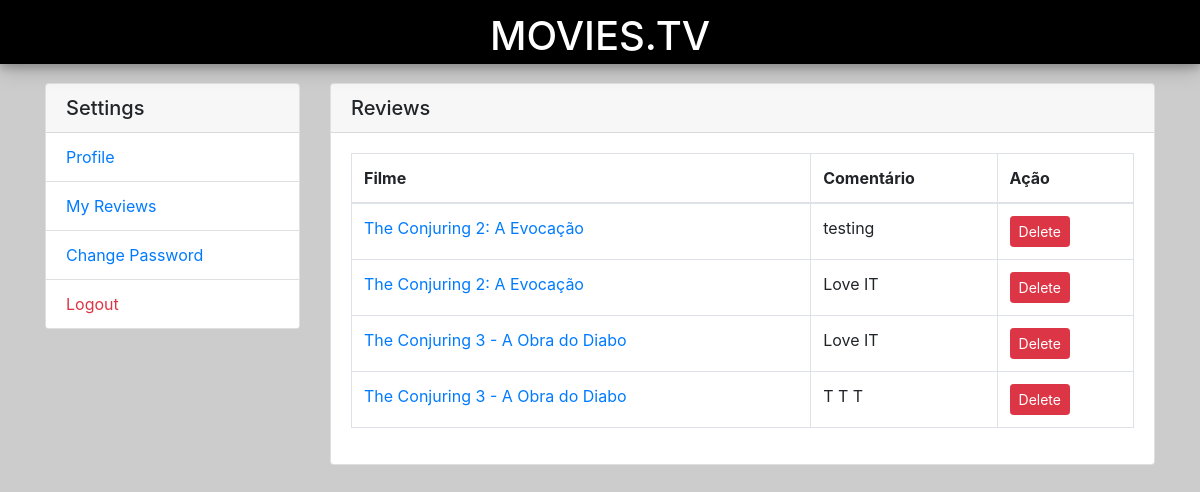
/php/perfil/reviews.php (signed in), run on an earlier commit of the app's database.
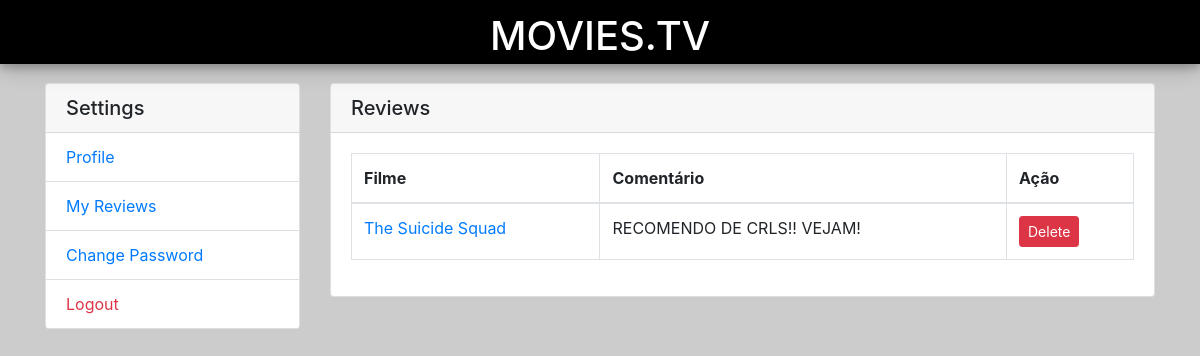
And on a later commit of the database.
### tables this page shows
CREATE TABLE `comentarios` (
  `id_comentario` int(11) NOT NULL,
  `id_sender` int(11) NOT NULL,
  `comentario` longtext NOT NULL,
  `id_filme` int(11) NOT NULL,
  `data` timestamp NOT NULL DEFAULT current_timestamp() ON UPDATE current_timestamp(),
  `status` enum('Ativo','Inativo') NOT NULL
);

CREATE TABLE `filmes` (
  `id_movie` int(11) NOT NULL,
  `name` varchar(255) NOT NULL,
  `data de estreia` date DEFAULT NULL,
  `desc` longtext DEFAULT NULL,
  `image` varchar(255) DEFAULT NULL,
  `bg_img` varchar(255) NOT NULL,
  `rating` float DEFAULT NULL
);

### php/perfil/reviews.php (the view, shortened to what this page needs)
<?php
include "../conecao/conecao.php";
?>
<!DOCTYPE html>
<html lang="en">
<head>
	<link rel="stylesheet" type="text/css" href="../../lib/bootstrap.min.css" />
</head>
<body style="background-color: #ccc;">
	<div id="header">
		<h1>MOVIES.TV</h1>
	</div>
	<main class="container">
		<h3 class="border-bottom pb-2 mt-3">My Account</h3>
		<div class="row mt-4">
			<div class="col-12 col-sm-3">
				<div class="card">
					<h5 class="card-header">Settings</h5>
					<div class="list-group list-group-flush">
						<a href="acc.php" class="list-group-item">Profile</a>
						<a href="reviews.php" class="list-group-item">My Reviews</a>
						<a href="change-password.php" class="list-group-item">Change Password</a>
						<a href="../../autenticacao/logout.php" class="list-group-item text-danger">Logout</a>
					</div>
				</div>
			</div>
			<div class="col-12 col-sm-9">
				<div class="card">
					<h5 class="card-header">Reviews</h5>
					<div class="card-body">
						<form>
							<table class="table table-bordered">
								<thead>
									<tr>
										<th>Filme</th>
										<th>Comentário</th>
										<th>Ação</th>
									</tr>
								</thead>
								<tbody>
									<?php
									$user_id=$_SESSION['id_user'];
									$sql = "SELECT * FROM `comentarios` INNER JOIN users ON users.id_user=comentarios.id_sender INNER JOIN filmes ON filmes.id_movie=comentarios.id_filme WHERE users.id_user='$user_id'";
									$result = $conn->query($sql);
									if ($result->num_rows > 0) {
										while ($row = $result->fetch_assoc()) {
											?>
									<tr>
										<td>
											<?php echo '<a href="detail.php">'.$row['name'].'</a>'; ?>
										</td>
										<?php echo '<td>'.$row['comentario'].'</td>'; ?>
										<td>
										<?php echo '<a href="#" class="btn btn-sm btn-danger">Delete</a>'; ?>
										</td>
									</tr>
											<?php
										}
									}
									?>
								</tbody>
							</table>
						</form>
					</div>
				</div>
			</div>
		</div>
	</main>
</body>
</html>

What changed in the data, as far as the page shows it:
removed comentarios: filmes.name "The Conjuring 2: A Evocação", comentario "Love IT"
removed comentarios: filmes.name "The Conjuring 3 - A Obra do Diabo", comentario "Love IT"
removed comentarios: filmes.name "The Conjuring 3 - A Obra do Diabo", comentario "T T T"
changed comentarios: filmes.name "The Conjuring 2: A Evocação" → "The Suicide Squad"; comentario "testing" → "RECOMENDO DE CRLS!! VEJAM!"
